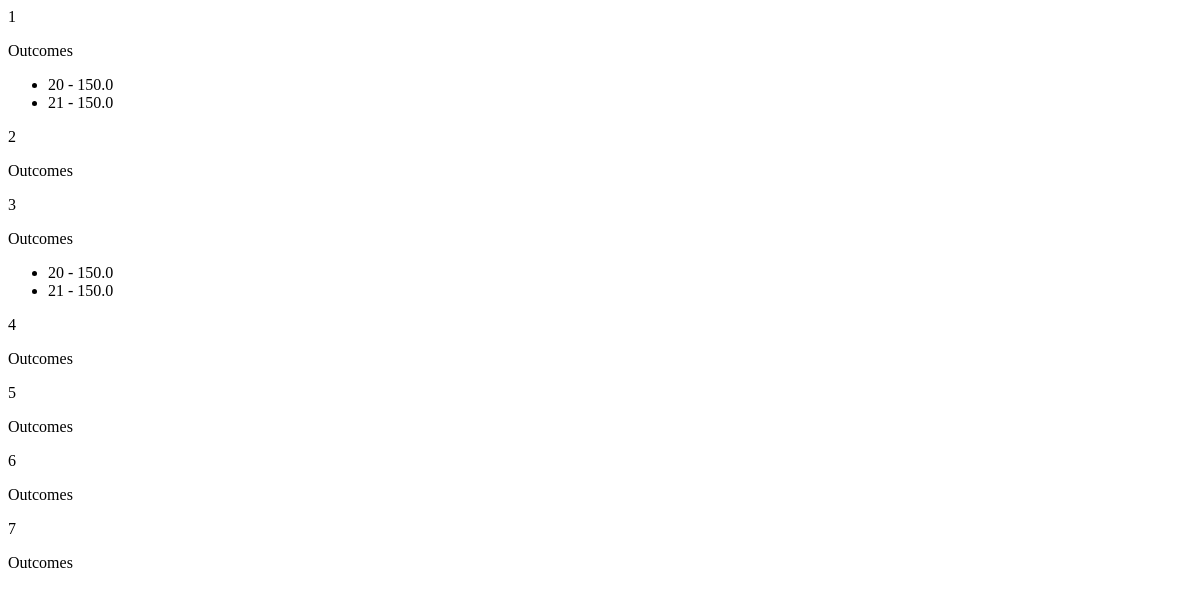
/test/, run on an earlier commit of the app's database.
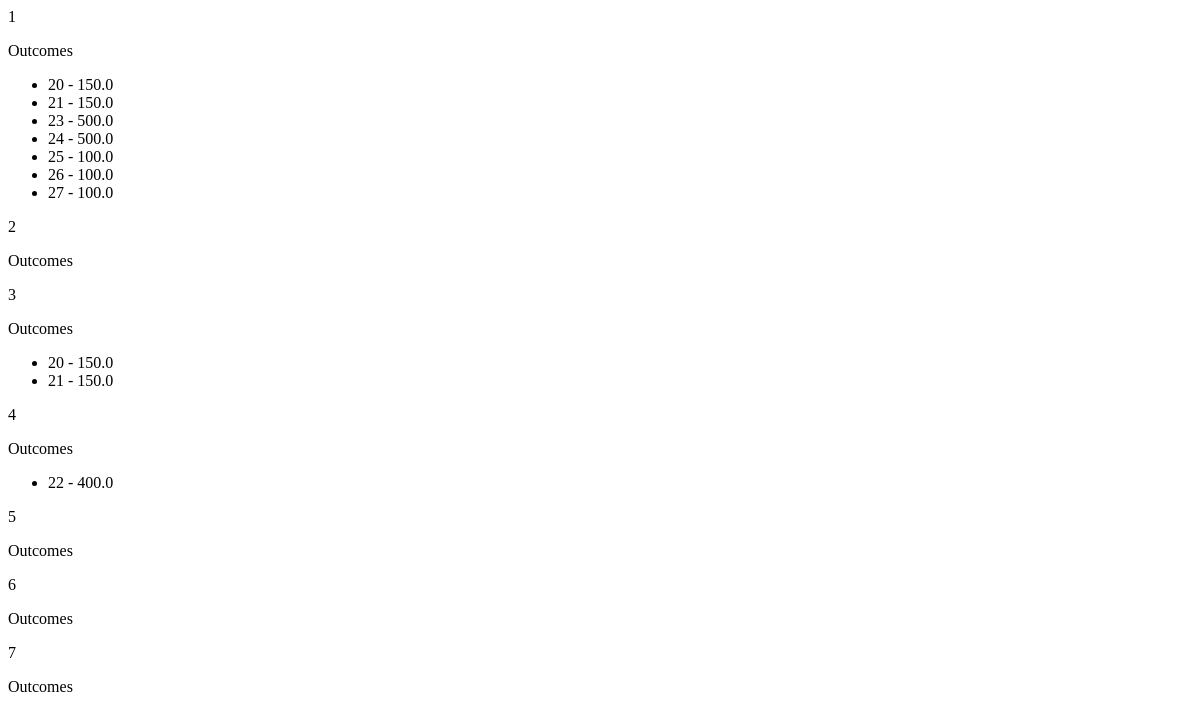
And on a later commit of the database.
### transactions/models.py (models this page shows, shortened)
class Account(models.Model):
    balance = models.FloatField(validators=[MinValueValidator(0)])
    user = models.ForeignKey(User, on_delete=models.CASCADE)
    created = models.DateTimeField(auto_now_add=True)
    transactions = models.ManyToManyField('self', through='Transaction')
    class Meta:
        verbose_name = 'Cчет'
        verbose_name_plural = 'Cчета'

class Transaction(models.Model):
    date_time = models.DateTimeField(auto_now_add=True)
    amount = models.FloatField(validators=[MinValueValidator(0)])
    from_accounts = models.ManyToManyField(Account, related_name='outcomes')
    to_account = models.ForeignKey(Account, on_delete=models.CASCADE, related_name='incomes')
    is_cancelled = models.BooleanField(default=False)
    class Meta:
        verbose_name = 'Транзакция'
        verbose_name_plural = 'Транзакции'

### transactions/views.py (the view)
# urls.py: path('test/', views.test, name='test'),
def test(request):
    account_list = Account.objects.prefetch_related(Prefetch('outcomes', Transaction.objects.annotate(outcome_amount=F('amount') / Count('from_accounts')))).all()
    return render(request, 'test.html', {'account_list': account_list})

### transactions/templates/test.html (shortened to what this page needs)
{% for account in account_list %}
    <p>{{ account.id }}</p>
    <p>Outcomes</p>
    <ul>
        {% for outcome in account.outcomes.all %}
            <li>{{ outcome.id }} - {{ outcome.outcome_amount }}</li>
        {% endfor %}
    </ul>
{% endfor %}

What changed in the data, as far as the page shows it:
added Transaction: id "23", outcome_amount "500.0", shown under Account id 1
added Transaction: id "24", outcome_amount "500.0", shown under Account id 1
added Transaction: id "25", outcome_amount "100.0", shown under Account id 1
added Transaction: id "26", outcome_amount "100.0", shown under Account id 1
added Transaction: id "27", outcome_amount "100.0", shown under Account id 1
added Transaction: id "22", outcome_amount "400.0", shown under Account id 4
